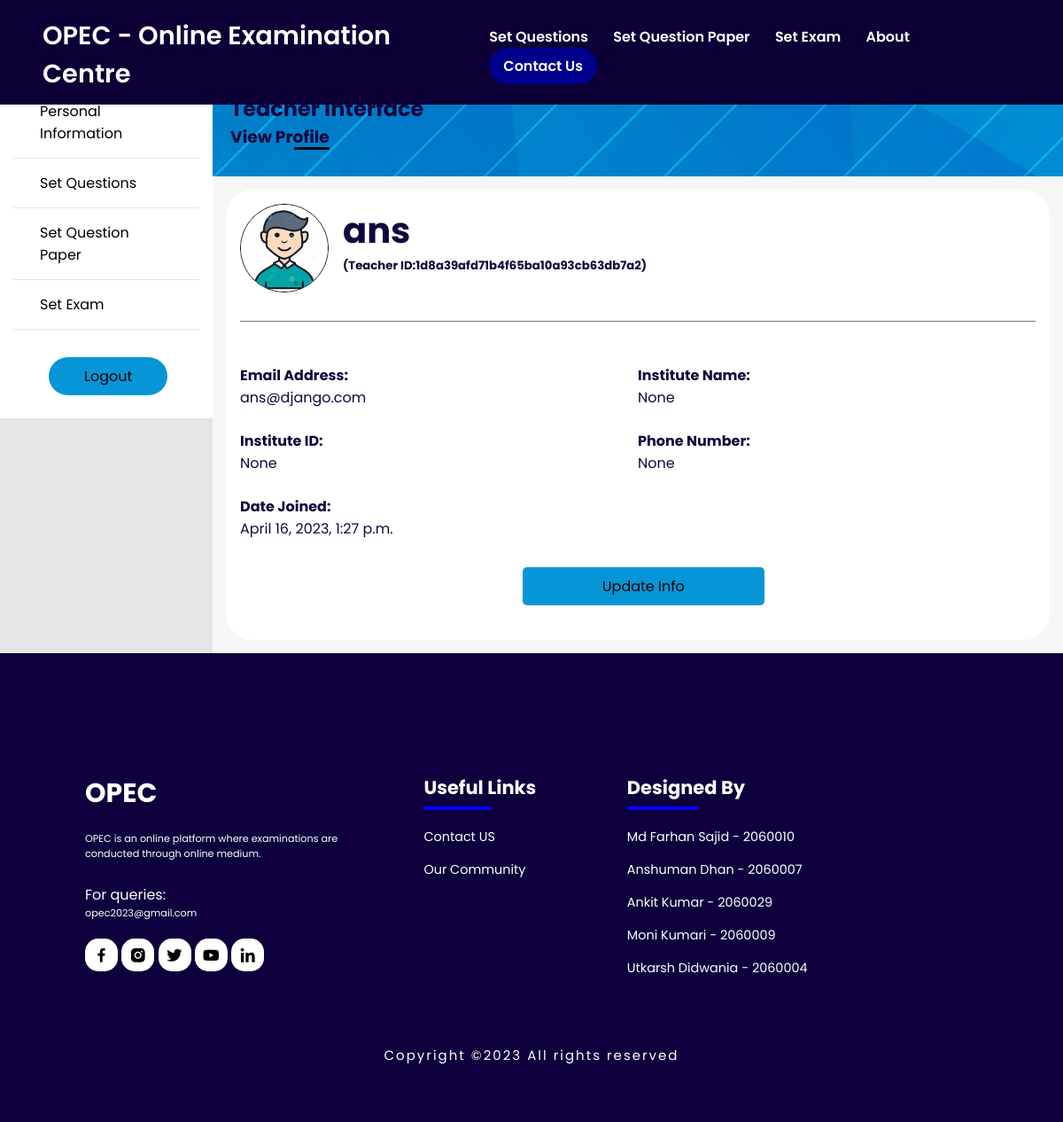
/teacher/ (signed in), run on the app's committed database.
### main/models.py (models this page shows, shortened)
class User_new(AbstractUser):
    username = None
    USERNAME_FIELD = 'email'
    REQUIRED_FIELDS = [ 'Name',]
    is_superuser = models.BooleanField(default=False)
    is_staff = models.BooleanField(default=False)
    is_active = models.BooleanField(default=True)
    is_teacher = models.BooleanField(default=False)
    is_student = models.BooleanField(default=True)
    date_joined = models.DateTimeField(default=timezone.now)
    phone_regex = RegexValidator(
        regex=r'^\d{10}$', message="phone number should exactly be in 10 digits")
    phone = models.CharField(max_length=255, validators=[
                             phone_regex], blank=True, null=True)  # you can set it unique = True
    objects = NewUserManager()
    Name = models.CharField(max_length=255)
    email = LowercaseEmailField(_('email address'),primary_key=True, unique=True)
    User_ID = models.CharField(unique=True, max_length=100,default=uuid.uuid4().hex)
    Institute_ID = models.IntegerField(null=True)
    Institute_Name = models.CharField(max_length=255, blank=True, null=True)
    student_prof = models.ForeignKey('student.Student',null=True,on_delete=models.CASCADE)
    teacher_prof = models.ForeignKey('teacher.Teacher',null=True,on_delete=models.CASCADE)

### teacher/views.py (the view)
# urls.py: path('', interface.as_view(),name='interface' ),
class interface(LoginRequiredMixin,TemplateView):
    def get(self,req):
        if req.user.is_authenticated:
            if req.user.is_teacher:
                return render(req, r"teacher/interface.html")
            else:
                return render(req,r"index_form.html",{'message':'You Do Not Have Required Permission'})
        else:
            return redirect(f"{settings.LOGIN_URL}?next={req.path}")

### main/models.py (called while the page is built)
    def to_python(self, value):
        value = super(LowercaseEmailField, self).to_python(value)
        if isinstance(value, str):
            return value.lower()
        return value

### templates/teacher/interface.html (shortened to what this page needs)
<!DOCTYPE html>
<html lang="en">
{% load static %}
  <head>
    <link href='https://unpkg.com/boxicons@2.1.4/css/boxicons.min.css' rel='stylesheet'>
    <link rel="stylesheet" href="{% static 'css/index.css' %}" >
    <link rel="stylesheet" href="{% static 'css/interface.css' %}" >
  </head>
  <body>
  {%include 'teacher/teacherheader.html'%}
    <section class="interface">
      {%include 'teacher/teacherNavBar.html'%}
      <div class="rightdiv">
        <div class="topdiv">
          <h1>Teacher Interface</h1>
          <h3>View Profile</h3>
        </div>
        <div class="container">
          <div class="imgdiv">
            <img src="{% static 'images/profilePic.jpg' %}" alt="Profile picture">
            <div class="details">
              <h1>{{request.user.Name}}</h1>
              <h5>(Teacher ID:{{request.user.User_ID}})</h5>
            </div>
          </div>
          <div class="info">
            <div class="set">
              <p class="heading">Email Address:</p>
              <p class="value">{{request.user.email}}</p>
            </div>
            <div class="set">
              <p class="heading">Institute Name:</p>
              <p class="value">{{request.user.Institute_Name}}</p>
            </div>
            <div class="set">
              <p class="heading">Institute ID:</p>
              <p class="value">{{request.user.Institute_ID}}</p>
            </div>
            <div class="set">
              <p class="heading">Phone Number:</p>
              <p class="value">{{request.user.phone}}</p>
            </div>
            <div class="set">
              <p class="heading">Date Joined:</p>
              <p class="value">{{request.user.date_joined}}</p>
            </div>
          </div>
          <div class="button">
            <a href="#" class="btn2">Update Info</a>
          </div>
        </div>
      </div>
    </section>
    {%include 'footer.html'%}
  </body>
</html>

### templates/teacher/teacherheader.html (shortened to what this page needs)
<header class="" id="header">
  <a href="{% url 'home' %}" class="logo" id="#logo">OPEC - Online Examination Centre</a>
  <nav class="navbar">
    <a href="{% url 'teacher:create_question' %}">Set Questions</a>
    <a href="{% url 'teacher:create_question_paper' %}">Set Question Paper</a>
    <a href="{% url 'teacher:set_exam' %}">Set Exam</a>
    <a href="{% url 'about' %}">About</a>
    <a class="btn" id="btn-color" href="{% url 'contact' %}">Contact Us</a>
  </nav>
</header>

### templates/teacher/teacherNavBar.html
<div class="leftdiv">
    <div class="options">
      <ul>
        <li><a href="{% url 'teacher:interface' %}">Personal Information</a></li>
        <li><a href="{% url 'teacher:create_question' %}">Set Questions</a></li>
        <li><a href="{% url 'teacher:create_question_paper' %}">Set Question Paper</a></li>
        <li><a href="{% url 'teacher:set_exam' %}">Set Exam</a></li>
        <li class="last"><a href="{% url 'main:Logout' %}" class="btn2 btn3">Logout</a></li>
      </ul>
    </div>
  </div>

### templates/footer.html
<section class="footer">
  <div class="main">
    <div class="list list-1">
      <h2>OPEC</h2>
      <div class="comp-desc">
        <p>
          OPEC is an online platform where examinations are conducted through online medium.
        </p>
      </div>
      <br>
      <div class="comp-desc">
        <p style="font-size: 16px">For queries:</p>
        <p>opec2023@gmail.com</p>
      </div>
      <div class="social">
        <a href="#"><i class='bx bxl-facebook'></i></a>
        <a href="#"><i class='bx bxl-instagram-alt'></i></a>
        <a href="#"><i class='bx bxl-twitter'></i></a>
        <a href="#"><i class='bx bxl-youtube'></i></a>
        <a href="#"><i class='bx bxl-linkedin'></i></a>
      </div>
    </div>
    <div class="list list-2">
      <h4>Useful Links</h4>
      <ul>
        <li><a href="contact-page.html">Contact US</a></li>
        <li><a href="community.html">Our Community</a></li>
      </ul>
    </div>
    <div class="list list-3">
      <h4>Designed By</h4>
      <ul>
        <li>Md Farhan Sajid - 2060010</li>
        <li>Anshuman Dhan - 2060007</li>
        <li>Ankit Kumar - 2060029</li>
        <li>Moni Kumari - 2060009</li>
        <li>Utkarsh Didwania - 2060004</li>
      </ul>
    </div>
  </div>
  <div class="footer-end">
    <div class="end-text">
      <p>Copyright &#169;2023 All rights reserved</p>
    </div>
  </div>
</section>

### static/css/index.css (style rules this page uses)
* { margin: 0; padding: 0; box-sizing: border-box; text-decoration: none; border: none; outline: none; scroll-behavior:smooth; font-family: 'Poppins', sans-serif; }
html { overflow-x: hidden; }
body { background: var(--white-color); color: var(--text-color); }
:root { --bg-color: #0c0036; --second-bg-color: #3775e1; --text-color: #13073e; --white-color: #ffffff; --light-grey: #e5e5e5; --light-grey-second: #f5f6f5; --dark-grey: #757575; --blue-color: #5c95da; --blue-second: #0696d7; --darkblue-color:#00008b; --light-blue-color:#e6e4ff; --box-shadow: 0px 0px 50px 0px rgb(0 0 0/10%); }
.btn { display: inline-block; padding: 0.5rem 1rem; background: var(--darkblue-color); border-radius: 2rem; font-size: 1.2rem; color: #fff; font-weight: 600; }
.btn2 { padding: 10px 90px; background-color: var(--blue-second); border-radius: 5px; color: #000000; }
a,li { list-style: none; list-style-type: none; text-decoration: none; }
header { position: fixed; top: 0; left: 0; width: 100vw; padding: 1.2rem 4% 0.8rem; background: var(--bg-color); display: flex; justify-content: space-between; align-items: center; z-index: 1000; }
.logo { font-size: 1.8rem; color: var(--white-color); font-weight: 600; cursor: pointer; }
.navbar a { font-size: 1rem; font-weight: 600; color: var(--white-color); margin-left: 1.5rem; transition: .3s; }
#btn-color { color: var(--white-color); text-decoration: none; }
.footer { background: #0d003c; padding: 6rem 8% 4rem; }
.main { display: flex; flex-wrap: wrap; column-gap: 3rem; }
.list-1 { width: 25%; margin-right: 2rem; }
.list-2 { width: 30%; }
.list-3 { width: 24%; }
.list h2 { font-size: 30px; color: rgb(255, 255, 255); margin-bottom: 20px; position: relative; }
.list .comp-desc { padding-right: 1rem; }
.list .comp-desc p { color: #fff; font-size: 0.7rem; }
.list h4 { font-size: 21px; color: rgb(255, 255, 255); margin-bottom: 30px; position: relative; display: inline-block; }
.list h4::before { content: ""; position: absolute; height: 4px; width: 60%; left: 0; bottom: -10px; background-color: #0404fc; }
.list ul li:not(last-child) { margin-bottom: 16px; }
.list ul li, .list ul li a { color: rgb(255, 255, 255); font-size: 0.9rem; display: block; transition: .3s; }
.list .social { padding-right: 5px; }
.list .social a { height: 37px; width: 37px; background: white; color: rgb(0, 0, 0); display: inline-flex; align-items: center; justify-content: center; font-size: 21px; border-radius: 15px; margin-top: 20px; transition: .3s; }
.footer-end { margin-top: 2rem; }
.end-text { text-align: center; padding-top: 1rem; justify-content: center; margin: auto; }
.end-text p { color: rgb(255, 255, 255); font-size: 15px; letter-spacing: 2px; }
@media (max-width: 1240px) { .list { width: 30%; margin-bottom: 12px; margin-top: 40px; } }
@media (max-width: 1240px) { .list-2 { width: 18%; } }

### static/css/interface.css (style rules this page uses)
.interface { display: table; margin-top: 4.7rem; width: 100%; }
.leftdiv { background: var(--light-grey); display: table-cell; width: 20%; }
.leftdiv ul li a { color: #000000; }
.options { padding: 20px 15px; background-color: var(--white-color); justify-content: center; margin: auto; }
.options ul li:not(.last) { border-bottom: 1px solid var(--light-grey); padding: 15px 30px; }
.last { padding:15px 30px; margin-top: 25px; }
.btn3 { margin-left: 10px; border-radius: 30px; padding: 10px 40px; }
.rightdiv { background-color: var(--light-grey-second); display: table-cell; }
.container { margin: 15px; padding-bottom: 3rem; border-radius: 30px; background-color: var(--white-color); }
.topdiv { background: url('../images/interface.jpg'); padding: 30px 20px; }
.topdiv h3 { position: relative; display: inline-block; }
.topdiv h3::after { content: ""; position: absolute; right: 0; bottom: 0; width: 40px; height: 3px; background-color: black; }
.imgdiv { display: flex; flex-wrap: wrap; margin: 0 1rem 2rem; padding-bottom: 2rem; border-bottom: 1px solid var(--dark-grey); }
.imgdiv img { border-radius: 50%; width: 100px; height: 100px; margin-top: 1rem; border: 1px solid #000000; }
.imgdiv .details { display: inline-block; margin: 1rem; }
.imgdiv h1 { font-size: 2.5rem; }
.rightdiv .info { padding: 1rem; display: grid; grid-template-columns: repeat(auto-fit, minmax(400px,1fr)); }
.set { margin-bottom: 1.5rem; }
p.heading { font-weight: 700; }
.container a { margin-left: 36%; margin-top: 2rem; }

### data on the page
User_new: user.Name "ans", user.User_ID "1d8a39afd71b4f65ba10a93cb63db7a2", user.email "ans@django.com", user.Institute_Name "None", user.Institute_ID "None", user.phone "None", user.date_joined "April 16, 2023, 1:27 p.m."
